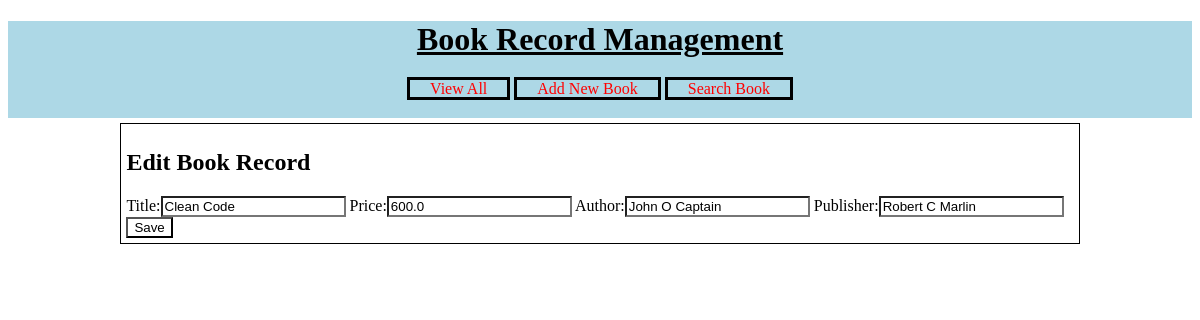
The page /crud/edit-book?bookid=5 on the database its author committed.
### crud/models.py (models this page shows)
class Book(models.Model):
    title = models.CharField(max_length=100)
    price = models.FloatField()
    author = models.CharField(max_length=100)
    publisher = models.CharField(max_length=100)

### crud/views.py (the view)
# urls.py: path('edit-book', views.editBook),
def editBook(request):
    book =models.Book.objects.get(id=request.GET['bookid'])
    fields = {'title': book.title,'price': book.price, 'author': book.author, 'publisher': book.publisher}
    form = NewBookForm(initial=fields)
    res = render(request,'crud/edit_book.html', {'form': form, 'book': book})
    return res

### crud/forms.py
class NewBookForm(forms.Form):
    title  = forms.CharField(label="Title", max_length=100)
    price = forms.FloatField(label="Price")
    author = forms.CharField(label="Author")
    publisher = forms.CharField(label="Publisher")

### templates/crud/edit_book.html (shortened to what this page needs)
<!DOCTYPE html>
{% load static %}
<html lang="en" dir="ltr">
  <head>
    <link rel="stylesheet" href="{% static 'css/crud_style.css' %}">
  </head>
  <body>
    <div id="header">
      <h1>Book Record Management</h1>
      <div id="nav">
        <a href="/crud/view-books">View All</a>
        <a href="/crud/new-book">Add New Book</a>
        <a href="/crud/search-book">Search Book</a>
      </div>
    </div>
    <div id="main">
      <h2>Edit Book Record</h2>
      <form action="/crud/edit" method="post">
        {{form}}
        <input type="submit" name="" value="Save">
      </form>
    </div>
  </body>
</html>
</html>

### static/css/crud_style.css (style rules this page uses)
#header { background-color:lightblue; padding-bottom: 20px; text-align: center; }
#header h1 { text-decoration:underline; color:black; letter-spacing:7px text-align:center; }
#nav { width: 100%; margin: auto; }
#nav a { color:red; width: 150px; padding-left: 20px; padding-right: 20px; border: solid 3px black; text-decoration:none; }
#main { margin: auto; border: solid 1px black; width: 80%; padding: 5px; margin-top: 5px; }
#main form input { margin: auto; color: black; background-color: white; }

### rows shown on the page
Book: title "Clean Code", price "600.0", author "John O Captain", publisher "Robert C Marlin"
